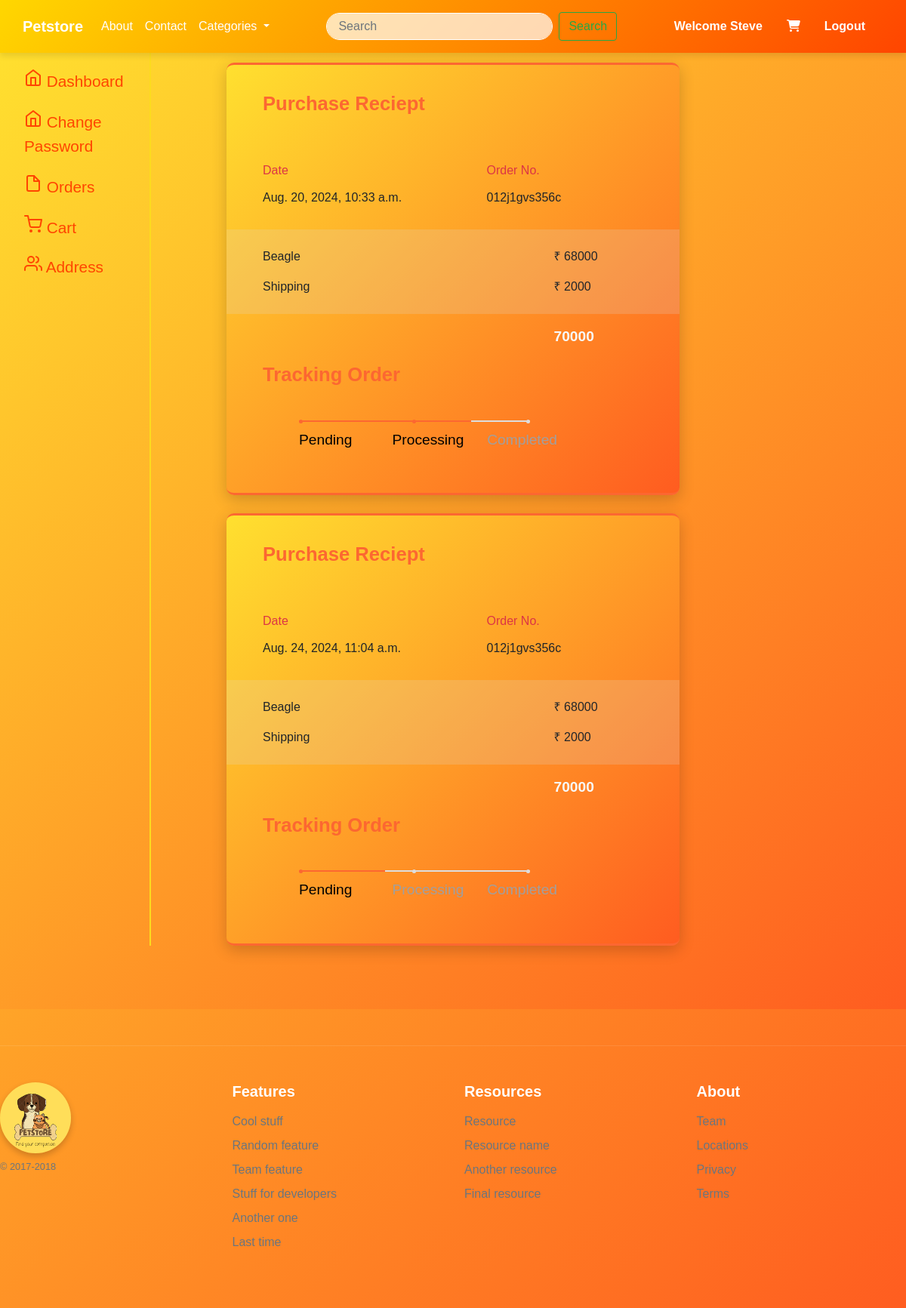
The page /order/ (signed in) on the database as committed earlier.
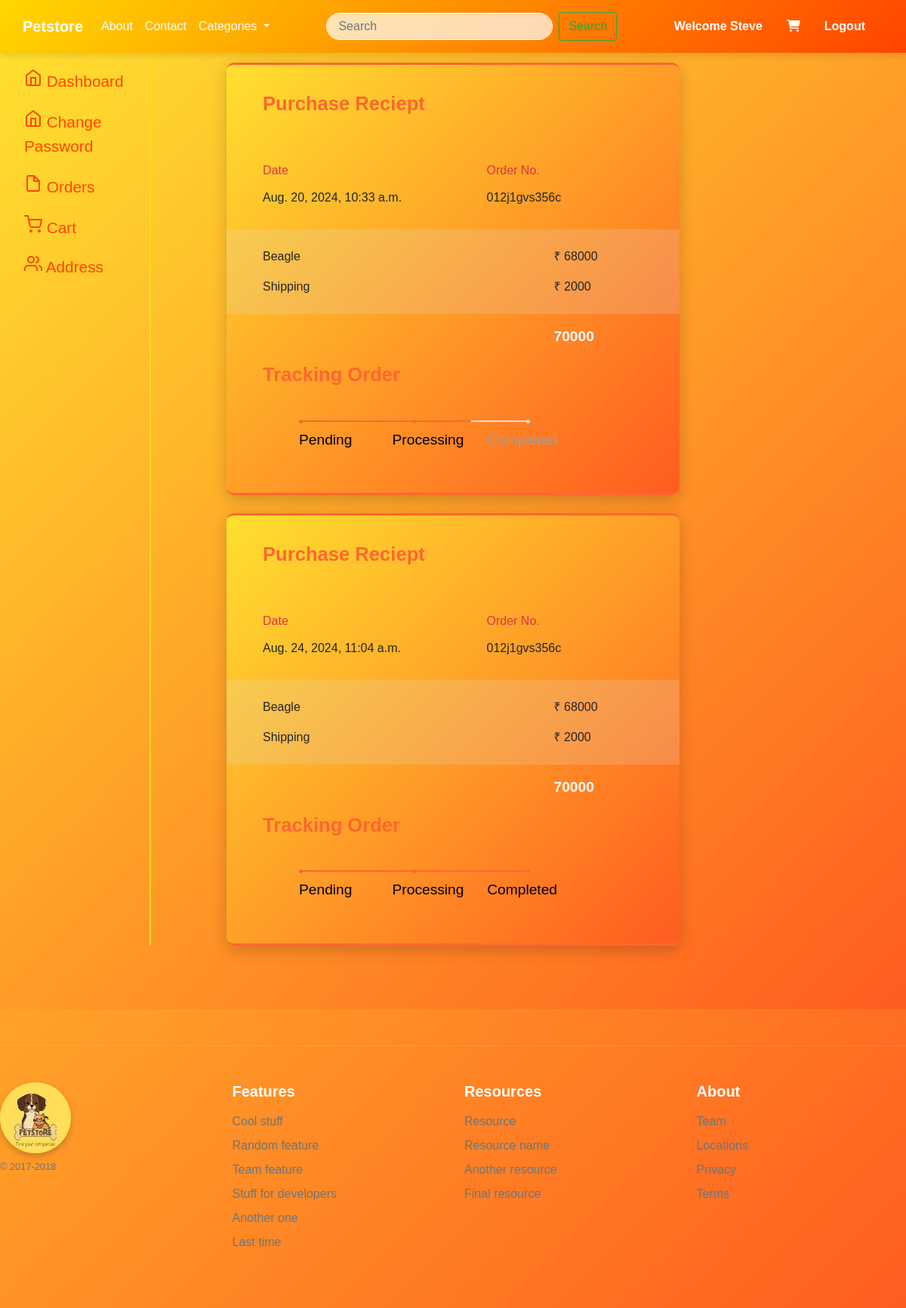
The same page on the database as committed later.
### core/models.py (models this page shows, shortened)
class Order(models.Model):
    STATUS_CHOICES = [
        ('PENDING', 'Pending'),
        ('PROCESSING', 'Processing'),
        ('COMPLETED', 'Completed'),
        ('CANCELLED', 'Cancelled'),
    ]
    user = models.ForeignKey(User, on_delete=models.CASCADE)
    pet = models.ForeignKey(Pet, on_delete=models.CASCADE)
    quantity = models.PositiveIntegerField(default=1)
    order_at = models.DateTimeField(auto_now_add=True)
    status = models.CharField(max_length=20, choices=STATUS_CHOICES, default='PENDING')
    customer = models.ForeignKey(Customer, on_delete=models.CASCADE, default=None)

class Pet(models.Model):
    CATEGORY_CHOICES = [
        ('DOG', 'Dog'),
        ('CAT', 'Cat'),
        ('BIRD', 'Bird'),
    ]
    name = models.CharField(max_length=100)
    category = models.CharField(max_length=20, choices=CATEGORY_CHOICES)
    small_description=models.CharField(max_length=300)
    description=models.TextField()
    selling_price = models.IntegerField()
    discounted_price = models.IntegerField()
    percentage = models.IntegerField(default=0)
    price_and_quantity_total = models.IntegerField(default=0)
    pet_image =models.ImageField(upload_to='pet_images')  # As we are using image field we have to intall 'pillow'. And we have to Define MEDIA_URL in settings.py file so that all folder should save in media directory

### core/views.py (the view)
# urls.py: path('order/',views.order,name='order'),
def order(request):
    ord=Order.objects.filter(user=request.user)
    return render(request,'core/order.html',{'ord':ord})

### core/templates/core/order.html (shortened to what the changed rows need)
{% extends "core/base.html" %}
{% block content %}
<div class="container-fluid profile view-cart view-cart-right-side-bar">
    <div class="row">
        <div class="col-md-8">
                {% for o in ord %}
                <div class="order">
                    <div class="card">
                        <div class="title">Purchase Reciept</div>
                        <div class="info">
                            <div class="row">
                                <div class="col-7">
                                    <span id="heading" class="text-danger">Date</span><br>
                                    <span id="details" >{{o.order_at}}</span>
                                </div>
                                <div class="col-5 pull-right">
                                    <span id="heading" class="text-danger">Order No.</span><br>
                                    <span id="details">012j1gvs356c</span>
                                </div>
                            </div>
                        </div>
                        <div class="pricing">
                            <div class="row">
                                <div class="col-9">
                                    <span id="name">{{o.pet.name}}</span>
                                </div>
                                <div class="col-3">
                                    <span id="price">₹
                                        {{o.pet.discounted_price}}</span>
                                </div>
                            </div>
                            <div class="row">
                                <div class="col-9">
                                    <span id="name">Shipping</span>
                                </div>
                                <div class="col-3">
                                    <span id="price">₹ 2000</span>
                                </div>
                            </div>
                        </div>
                        <div class="total">
                            <div class="row">
                                <div class="col-9"></div>
                                <div class="col-3 text-light"><big>{{o.pet.discounted_price|add:2000}}</big></div>
                            </div>
                        </div>
                        <div class="tracking">
                            <div class="title">Tracking Order</div>
                        </div>
                        {% if o.status == 'PENDING' %}
                        <div class="progress-track ml-5">
                            <ul id="progressbar">
                                <li class="step0 active "
                                    id="step1">Pending</li>
                                <li class="step0  text-center"
                                    id="step2">Processing</li>
                                <li class="step0  text-right"
                                    id="step3">Completed</li>
                            </ul>
                        </div>
                        {% endif %}
                        {% if o.status == 'COMPLETED' %}
                        <div class="progress-track ml-5">
                            <ul id="progressbar">
                                <li class="step0 active "
                                    id="step1">Pending</li>
                                <li class="step0 active text-center"
                                    id="step2">Processing</li>
                                <li class="step0 active text-right"
                                    id="step3">Completed</li>
                            </ul>
                        </div>
                        {% endif %}
                    </div>
                </div>
                {% endfor %}
            </div>
    </div>
</div>
{% endblock content %}

Rows that differ between the two databases and show on the page:
changed Order "Aug. 24, 2024, 11:04 a.m.": now shows "Processing Completed"
